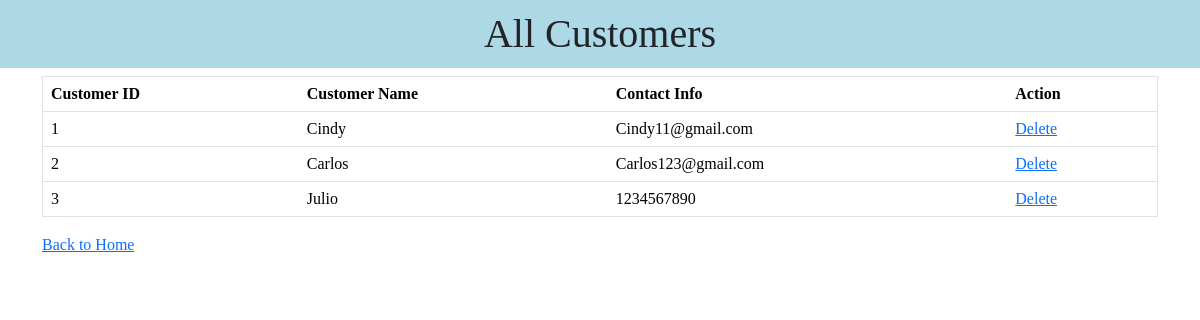
Page /templates/index.php?action=Customers on the earlier database version.
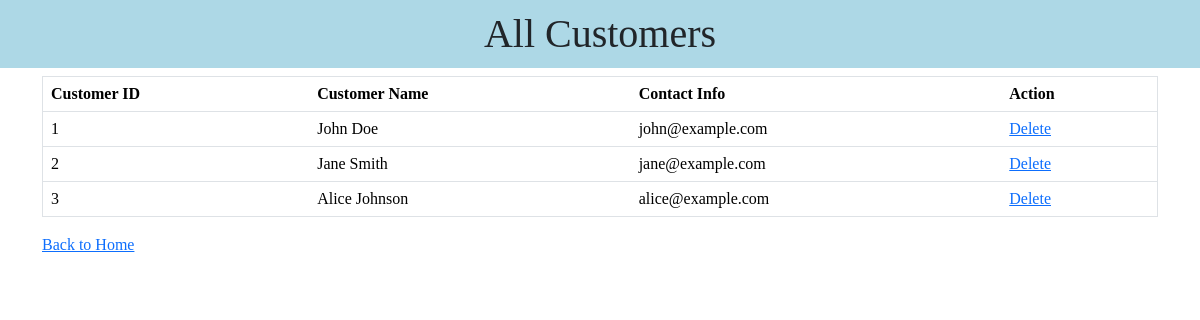
Same page on the later database version.
### tables this page shows
CREATE TABLE Customers (
    customerId INT NOT NULL AUTO_INCREMENT,
    customerName VARCHAR(45) NOT NULL,
    contactInfo VARCHAR(200) NOT NULL,
    PRIMARY KEY (customerId)
);

### templates/index.php (called while the page is built)
<?php
require_once('../RestaurantServer.php');

### RestaurantDatabase.php (called while the page is built, shortened)
<?php
class RestaurantDatabase
{
    private $host = "localhost";
    private $port = "3306";
    private $database = "restaurant_reservations";
    private $user = "root";
    private $password = "";
    private $connection;
    private function connect()
    {
        $this->connection = new mysqli($this->host, $this->user, $this->password, $this->database, $this->port);
    }
    public function getResult($sql)
    {
        $result = $this->connection->query($sql);
        return $result->fetch_all(MYSQLI_ASSOC);
    }
}

### templates/customers.php (the view, shortened to what this page needs)
<html>
<head>
    <link rel="stylesheet" href="style.css">
    <link href="https://cdn.jsdelivr.net/npm/bootstrap@5.3.3/dist/css/bootstrap.min.css" rel="stylesheet">
</head>
<body>
    <h1 class="header">All Customers</h1>
    <div class="container">
        <table border="1" class="table">
            <tr>
                <th>Customer ID</th>
                <th>Customer Name</th>
                <th>Contact Info</th>
                <th>Action</th>
            </tr>
            <?php
            foreach ($customers as $customer): ?>
                <tr>
                    <td><?= htmlspecialchars($customer['customerId']) ?></td>
                    <td><?= htmlspecialchars($customer['customerName']) ?></td>
                    <td><?= htmlspecialchars($customer['contactInfo']) ?></td>
                    <td>
                        <a onclick="return confirm('Are you sure?')" href="index.php?action=deleteCustomer&customerId=<?= htmlspecialchars($customer['customerId']) ?>" class="">Delete</a>
                    </td>
                </tr>
            <?php endforeach; ?>
        </table>
        <a href="index.php">Back to Home</a>
    </div>
</body>
</html>

Differences in the rows shown:
changed customers id 1: customerName "Cindy" → "John Doe"; contactInfo "Cindy11@gmail.com" → "john@example.com"
changed customers id 2: customerName "Carlos" → "Jane Smith"; contactInfo "Carlos123@gmail.com" → "jane@example.com"
changed customers id 3: customerName "Julio" → "Alice Johnson"; contactInfo "1234567890" → "alice@example.com"
